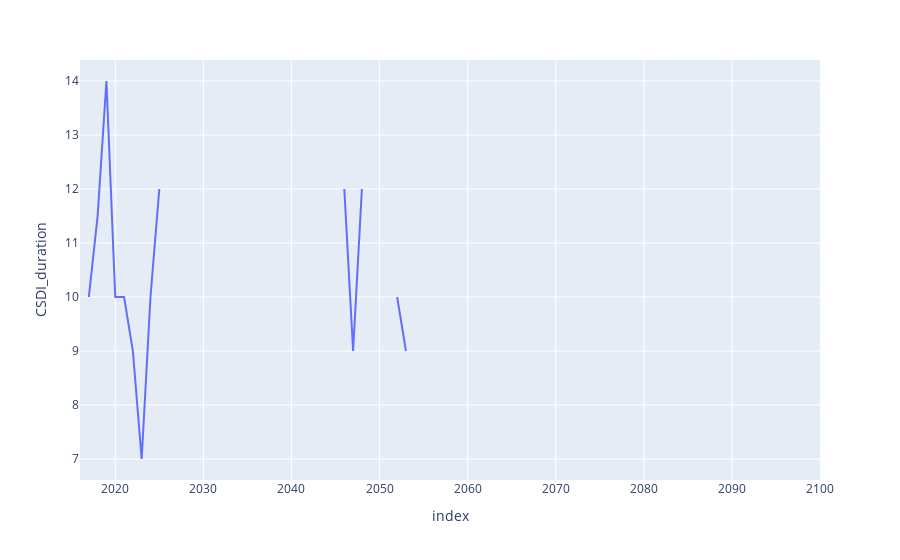

Notebook code for this chart:
### Code cell
fig = px.line(model_list[0].df_annual, y="CSDI_duration")
fig.show()

### Figure 1 — Plotly figure (JSON) as saved in the notebook; plotly's stock layout.template omitted (floating-point values rounded to 4 significant figures)
{"data": [{"hovertemplate": "index=%{x}<br>CSDI_duration=%{y}<extra></extra>", "legendgroup": "", "line": {"color": "#636efa", "dash": "solid"}, "marker": {"symbol": "circle"}, "mode": "lines", "name": "", "orientation": "v", "showlegend": false, "type": "scatter", "x": ["2015-12-31T12:00:00", "2016-12-31T12:00:00", "2017-12-31T12:00:00", "2018-12-31T12:00:00", "2019-12-31T12:00:00", "2020-12-31T12:00:00", "2021-12-31T12:00:00", "2022-12-31T12:00:00", "2023-12-31T12:00:00", "2024-12-31T12:00:00", "2025-12-31T12:00:00", "2026-12-31T12:00:00", "2027-12-31T12:00:00", "2028-12-31T12:00:00", "2029-12-31T12:00:00", "2030-12-31T12:00:00", "2031-12-31T12:00:00", "2032-12-31T12:00:00", "2033-12-31T12:00:00", "2034-12-31T12:00:00", "2035-12-31T12:00:00", "2036-12-31T12:00:00", "2037-12-31T12:00:00", "2038-12-31T12:00:00", "2039-12-31T12:00:00", "2040-12-31T12:00:00", "2041-12-31T12:00:00", "2042-12-31T12:00:00", "2043-12-31T12:00:00", "2044-12-31T12:00:00", "2045-12-31T12:00:00", "2046-12-31T12:00:00", "2047-12-31T12:00:00", "2048-12-31T12:00:00", "2049-12-31T12:00:00", "2050-12-31T12:00:00", "2051-12-31T12:00:00", "2052-12-31T12:00:00", "2053-12-31T12:00:00", "2054-12-31T12:00:00", "2055-12-31T12:00:00", "2056-12-31T12:00:00", "2057-12-31T12:00:00", "2058-12-31T12:00:00", "2059-12-31T12:00:00", "2060-12-31T12:00:00", "2061-12-31T12:00:00", "2062-12-31T12:00:00", "2063-12-31T12:00:00", "2064-12-31T12:00:00", "2065-12-31T12:00:00", "2066-12-31T12:00:00", "2067-12-31T12:00:00", "2068-12-31T12:00:00", "2069-12-31T12:00:00", "2070-12-31T12:00:00", "2071-12-31T12:00:00", "2072-12-31T12:00:00", "2073-12-31T12:00:00", "2074-12-31T12:00:00", "2075-12-31T12:00:00", "2076-12-31T12:00:00", "2077-12-31T12:00:00", "2078-12-31T12:00:00", "2079-12-31T12:00:00", "2080-12-31T12:00:00", "2081-12-31T12:00:00", "2082-12-31T12:00:00", "2083-12-31T12:00:00", "2084-12-31T12:00:00", "2085-12-31T12:00:00", "2086-12-31T12:00:00", "2087-12-31T12:00:00", "2088-12-31T12:00:00", "2089-12-31T12:00:00", "2090-12-31T12:00:00", "2091-12-31T12:00:00", "2092-12-31T12:00:00", "2093-12-31T12:00:00", "2094-12-31T12:00:00", "2095-12-31T12:00:00", "2096-12-31T12:00:00", "2097-12-31T12:00:00", "2098-12-31T12:00:00", "2099-12-31T12:00:00"], "xaxis": "x", "y": [null, 10, 11.5, 14, 10, 10, 9, 7, 10, 12, null, null, 7.333, null, null, 11.67, null, null, null, 7, null, null, 7, null, null, null, null, null, 9, null, 12, 9, 12, null, null, null, 10, 9, null, null, null, null, null, null, null, null, null, null, null, null, null, null, null, 8, null, null, null, null, null, null, null, 7, null, null, null, null, null, 7, null, null, null, null, null, null, null, null, null, null, null, null, null, null, null, null, null], "yaxis": "y"}], "layout": {"legend": {"tracegroupgap": 0}, "margin": {"t": 60}, "xaxis": {"anchor": "y", "domain": [0, 1], "title": {"text": "index"}}, "yaxis": {"anchor": "x", "domain": [0, 1], "title": {"text": "CSDI_duration"}}}}
